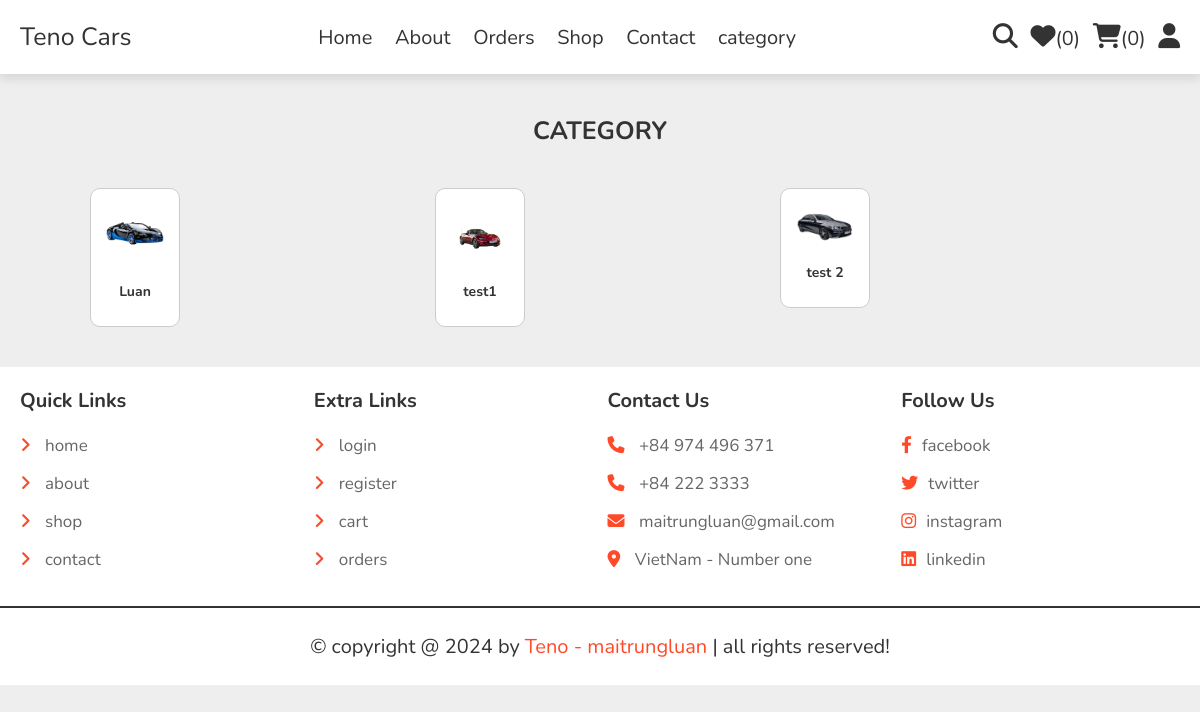
The app's page /category.php with its own data.
### tables this page shows
CREATE TABLE `categories` (
  `id` int NOT NULL,
  `name` varchar(100) NOT NULL,
  `image` varchar(255) NOT NULL,
  `description` text
);

### category.php (the view, shortened to what this page needs)
<?php
include 'components/connect.php';
?>
<!DOCTYPE html>
<html lang="en">
<head>
    <link rel="stylesheet" href="https://cdnjs.cloudflare.com/ajax/libs/font-awesome/6.1.1/css/all.min.css">
    <link rel="stylesheet" href="css/style.css">
</head>
<body>
<?php include 'components/user_header.php'; ?>
<section class="products">
    <h1 class="heading">Category</h1>
    <div class="box-container">
    <?php
    $seen_ids = array();
    $select_categories = $conn->prepare("SELECT * FROM `categories`");
    $select_categories->execute();
    if ($select_categories->rowCount() > 0) {
        while ($fetch_category = $select_categories->fetch(PDO::FETCH_ASSOC)) {
            if (!in_array($fetch_category['id'], $seen_ids)) {
                $seen_ids[] = $fetch_category['id'];
    ?>
    <a href="category.php?category=<?= htmlspecialchars($fetch_category['name']); ?>" class="swiper-slide slide">
        <img src="images/<?= htmlspecialchars($fetch_category['image']); ?>" alt="">
        <h3><?= htmlspecialchars($fetch_category['name']); ?></h3>
    </a>
    <?php
            }
        }
    } else {
        echo '<p class="empty">No categories found!</p>';
    }
    ?>
    </div>
</section>
<?php include 'components/footer.php'; ?>
</body>
</html>

### css/style.css (style rules this page uses)
:root { --main-color:#ff4a2a; --orange:#f39c12; --red:#e74c3c; --black:#333; --white:#fff; --light-color:#666; --light-bg:#eee; --border:.2rem solid var(--black); --box-shadow:0 .5rem 1rem rgba(0,0,0,.1); }
* { font-family: 'Nunito', sans-serif; margin:0; padding:0; box-sizing: border-box; outline: none; border:none; text-decoration: none; }
html { font-size: 62.5%; overflow-x: hidden; }
body { background-color: var(--light-bg); }
section { padding:2rem; max-width: 1200px; margin:0 auto; }
.heading { font-size: 4rem; color:var(--black); margin-bottom: 2rem; text-align: center; text-transform: uppercase; }
.products .box-container { display: grid; grid-template-columns: repeat(auto-fit, 33rem); gap:1.5rem; justify-content: center; align-items: flex-start; }

### category.php (style rules this page uses)
body { font-family: Arial, sans-serif; margin: 0; padding: 0; box-sizing: border-box; }
.heading { text-align: center; font-size: 2.5em; margin: 20px 0; color: #333; }
.box-container { display: flex; flex-wrap: wrap; justify-content: center; gap: 20px; padding: 20px; }
.swiper-slide.slide { display: flex; flex-direction: column; align-items: center; width: calc(100% - 20px); box-sizing: border-box; text-align: center; padding: 15px; border: 1px solid #ccc; border-radius: 10px; transition: transform 0.3s ease, box-shadow 0.3s ease; background-color: #fff; }
.swiper-slide.slide img { width: 100%; height: auto; border-radius: 10px; margin-bottom: 10px; }
.swiper-slide.slide h3 { font-size: 1.4em; color: #333; margin: 10px 0; }
@media (max-width: 1200px) { .swiper-slide.slide { width: calc(33.333% - 20px); } }

### records on screen
categories: image (picture), name "Luan"
categories: image (picture), name "test1"
categories: image (picture), name "test 2"

### other values on screen
$total_wishlist_counts "0"
$total_cart_counts "0"
